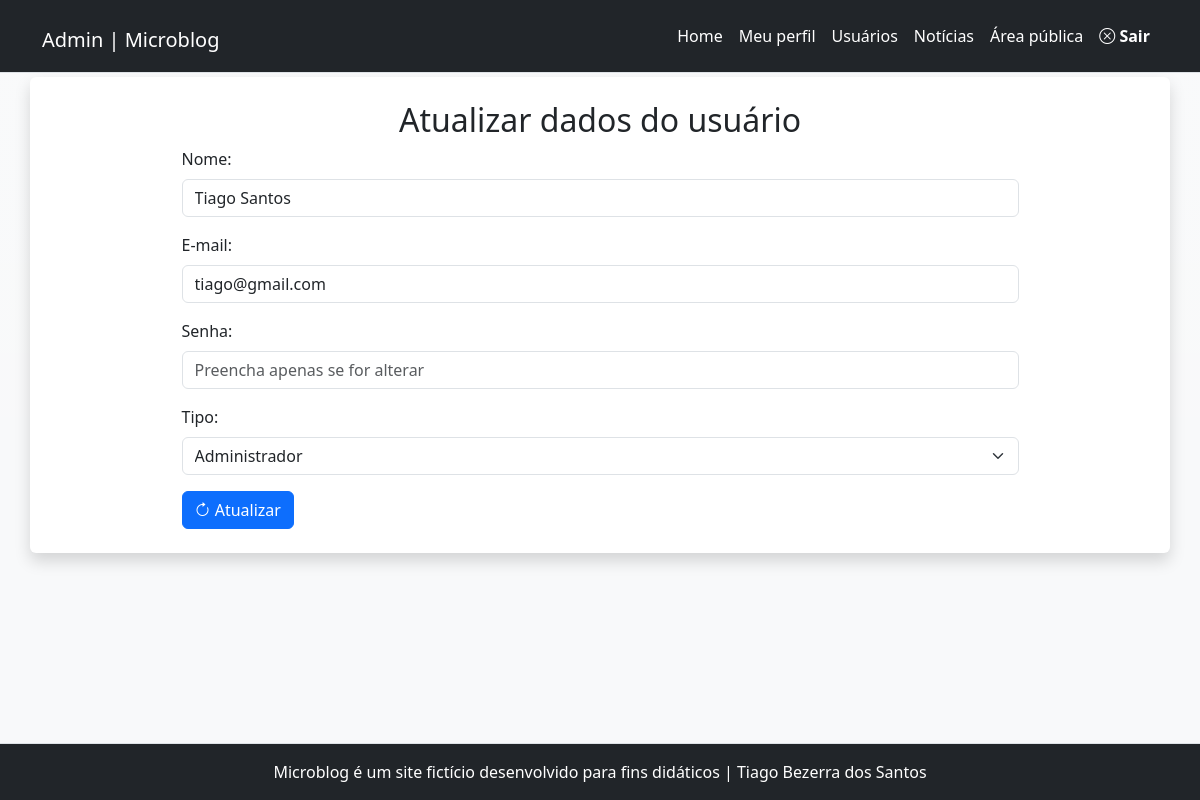
The page /admin/usuario-atualiza.php?id=5 (signed in) on the database its author committed.
### tables this page shows
CREATE TABLE `usuarios` (
  `id` int(11) NOT NULL,
  `nome` varchar(45) NOT NULL,
  `email` varchar(45) NOT NULL,
  `senha` varchar(255) NOT NULL,
  `tipo` enum('admin','editor') NOT NULL
);

### includes/funcoes-usuarios.php (called while the page is built, shortened)
<?php
function executarQuery($conexao, $sql){
    $consulta = mysqli_query($conexao, $sql) or die(mysqli_error($conexao));
    return $consulta;
}
function listarUmUsuario($conexao, $id){
    $sql = "SELECT * FROM usuarios WHERE id = $id";
    $resultado = executarQuery($conexao, $sql);
    return mysqli_fetch_assoc($resultado);
}

### admin/usuario-atualiza.php (the view, shortened to what this page needs)
<?php
require "../includes/cabecalho-admin.php";
require "../includes/funcoes-usuarios.php";
$id = $_GET['id'];
$dadosUsuario = listarUmUsuario($conexao, $id);
?>
<div class="row">
	<article class="col-12 bg-white rounded shadow my-1 py-4">
		<h2 class="text-center">
		Atualizar dados do usuário
		</h2>
		<form autocomplete="off" class="mx-auto w-75" action="" method="post" id="form-atualizar" name="form-atualizar">
			<div class="mb-3">
				<label class="form-label" for="nome">Nome:</label>
				<input value="<?=$dadosUsuario['nome']?>" class="form-control" type="text" id="nome" name="nome" required>
			</div>
			<div class="mb-3">
				<label class="form-label" for="email">E-mail:</label>
				<input value="<?=$dadosUsuario['email']?>" class="form-control" type="email" id="email" name="email" required>
			</div>
			<div class="mb-3">
				<label class="form-label" for="senha">Senha:</label>
				<input class="form-control" type="password" id="senha" name="senha" placeholder="Preencha apenas se for alterar">
			</div>
			<div class="mb-3">
				<label class="form-label" for="tipo">Tipo:</label>
				<select class="form-select" name="tipo" id="tipo" required>
					<option
					<?php if($dadosUsuario['tipo'] === 'admin') echo 'selected' ?>
					value="admin">Administrador</option>
				</select>
			</div>
			<button class="btn btn-primary" name="atualizar"><i class="bi bi-arrow-clockwise"></i> Atualizar</button>
		</form>
	</article>
</div>
<?php
require "../includes/rodape-admin.php";
?>

### rows shown on the page
usuarios: nome "Tiago Santos", email "tiago@gmail.com", tipo "Administrador"
